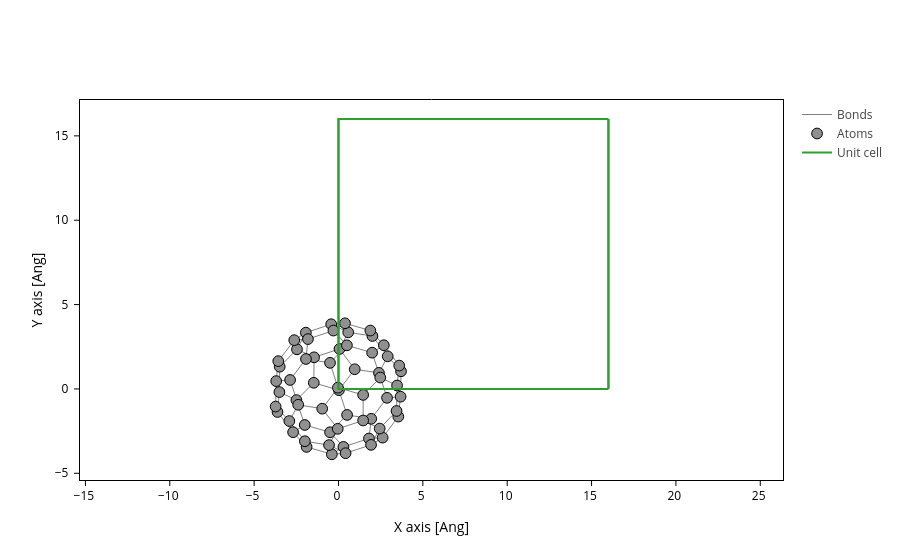

The notebook cell saved with this chart:
### Code cell
system.plot(axes="xy") #aixo de q no estigui centrada es una putada, pq nsq en un altre programa, et tallara l estructura

### Figure 1 — Plotly figure (JSON) as saved in the notebook; plotly's stock layout.template omitted (floating-point values rounded to 4 significant figures; data arrays with more than 128 entries replaced by an {"elided": "..."} marker saying what was removed)
{"data": [{"line": {"color": "gray", "width": 1}, "meta": {}, "mode": "lines", "name": "Bonds", "opacity": 1, "type": "scatter", "x": {"elided": "1890 float values"}, "y": {"elided": "1890 float values"}}, {"marker": {"color": "#909090", "line": {"color": "black", "width": 1}, "opacity": 1, "size": 10.72}, "meta": {}, "mode": "markers", "name": "Atoms", "opacity": 1, "type": "scatter", "x": [0.02514, 0.9623, -1.464, 0.5097, 0.05943, -1.447, 2.398, -2.495, 1.941, -0.5006, 2.878, -1.998, 0.576, -2.461, 1.805, 0.2926, -3.504, 2.917, 2.01, -3.485, 3.679, -2.69, -0.4331, -1.936, -3.616, 3.706, 2.616, -0.3931, 3.546, -1.89, 1.888, -3.569, 0.3851, -2.623, 3.6, -3.726, 1.93, 0.4206, 2.688, -3.693, -1.992, 3.442, 3.472, -2.913, -1.81, -0.3006, 2.441, -0.5611, 1.993, -2.87, -1.928, 0.4983, 2.477, -2.389, 1.461, -0.04457, -0.5017, 1.462, -0.9657, -0.03429], "y": [-0.07314, 1.167, 0.3646, -1.542, 2.369, 1.875, 0.9531, -0.6606, -1.769, -2.568, -0.528, -2.136, 3.355, 2.349, -2.939, -3.434, -0.1863, 1.934, 3.137, 1.318, -0.4594, -2.565, 3.835, 3.336, -1.366, 1.046, -2.886, -3.874, -1.639, -3.435, 3.461, 1.647, 3.891, 2.89, 1.384, -1.045, -3.315, -3.809, 2.592, 0.464, -3.099, -1.306, 0.2023, -1.903, 2.955, 3.459, -2.349, -3.329, 2.147, 0.5326, 1.775, 2.585, 0.6754, -0.9394, -1.871, -2.363, 1.546, -0.3543, -1.171, 0.072]}, {"meta": {}, "mode": "lines", "name": "Unit cell", "type": "scatter", "x": [0.0, 0.0, 16.0, 16.0, 0.0, 0.0, NaN, 0.0, 0.0, 0.0, 16.0, 16.0, 0.0, NaN, 16.0, 16.0, NaN, 16.0, 16.0], "y": [0.0, 16.0, 16.0, 16.0, 16.0, 16.0, NaN, 16.0, 0.0, 0.0, 0.0, 0.0, 0.0, NaN, 16.0, 0.0, NaN, 16.0, 0.0]}], "layout": {"scene": {"aspectmode": "data", "xaxis": {"title": {"text": "X axis [Ang]"}}, "yaxis": {"title": {"text": "Y axis [Ang]"}}}, "xaxis": {"scaleanchor": "y", "scaleratio": 1, "title": {"text": "X axis [Ang]"}}, "yaxis": {"title": {"text": "Y axis [Ang]"}}}}
